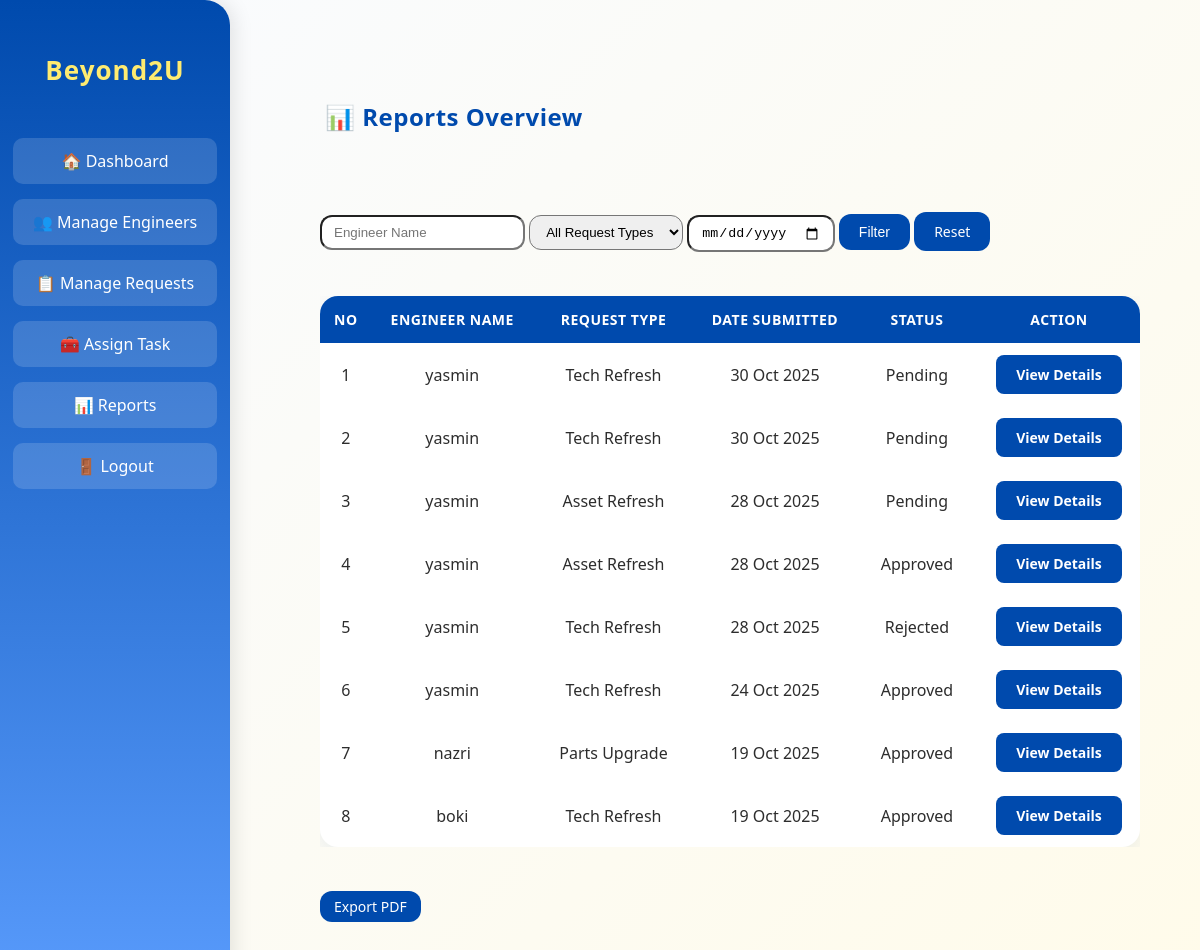
Screenshot of /beyond2u/dashboard/teamlead/reports/ (signed in) with the database file from the repository.
### inventorySystem/models.py (models this page shows, shortened)
class User(AbstractUser):
    ROLE_CHOICES = [
        ('TeamLead', 'Team Lead'),
        ('SystemEngineer', 'System Engineer'),
    ]
    role = models.CharField(max_length=20, choices=ROLE_CHOICES, default='SystemEngineer')

class Request(models.Model):
    TYPE_CHOICES = [
        ('Asset Refresh', 'Asset Refresh'),
        ('Parts Upgrade', 'Parts Upgrade'),
        ('Tech Refresh', 'Tech Refresh'),
    ]
    STATUS_CHOICES = [
        ('Pending', 'Pending'),
        ('Approved', 'Approved'),
        ('Rejected', 'Rejected'),
    ]
    FORMAT_STATUS_CHOICES = [
        ('Formatted', 'Formatted'),
        ('Not Formatted', 'Not Formatted'),
    ]
    UPLOAD_STATUS_CHOICES = [
        ('Uploaded', 'Uploaded'),
        ('Not Yet', 'Not Yet'),
    ]
    engineer = models.ForeignKey(settings.AUTH_USER_MODEL, on_delete=models.CASCADE)
    type = models.CharField(max_length=50, choices=TYPE_CHOICES)
    location = models.CharField(max_length=100)
    user = models.CharField(max_length=100)
    old_barcode = models.CharField(max_length=100, blank=True, null=True)
    new_barcode = models.CharField(max_length=100, blank=True, null=True)
    old_serial = models.CharField(max_length=100, blank=True, null=True)
    new_serial = models.CharField(max_length=100, blank=True, null=True)
    old_ip = models.GenericIPAddressField(blank=True, null=True)
    new_ip = models.GenericIPAddressField(blank=True, null=True)
    new_mac = models.CharField(max_length=50, blank=True, null=True)
    old_hostname = models.CharField(max_length=100, blank=True, null=True)
    new_hostname = models.CharField(max_length=100, blank=True, null=True)
    start_time = models.DateTimeField(blank=True, null=True)
    end_time = models.DateTimeField(blank=True, null=True)
    rescheduled_date = models.DateField(blank=True, null=True)
    status = models.CharField(max_length=20, choices=STATUS_CHOICES, default='Pending')
    format_status = models.CharField(max_length=20, choices=FORMAT_STATUS_CHOICES, blank=True, null=True)
    upload_status = models.CharField(max_length=20, choices=UPLOAD_STATUS_CHOICES, default='Not Yet')
    reason_not_formatted = models.TextField(blank=True, null=True)
    reason_not_uploaded = models.TextField(blank=True, null=True)
    remarks = models.TextField(blank=True, null=True)
    proof = models.FileField(upload_to='', blank=True, null=True)
    assigned_approver = models.ForeignKey(
        settings.AUTH_USER_MODEL,
        related_name='approver_requests',
        on_delete=models.SET_NULL,
        null=True,
        blank=True
    )
    created_at = models.DateTimeField(auto_now_add=True)
    updated_at = models.DateTimeField(auto_now=True)

### inventorySystem/views.py (the view, shortened to what this page needs)
# urls.py: path('dashboard/teamlead/reports/', views.reports, name='reports'),
@require_role('TeamLead')
def reports(request):
    engineer_name = request.GET.get('engineer_name', '').strip()
    request_type = request.GET.get('request_type', '').strip()
    date_filter = request.GET.get('start_date', '').strip()
    request_list = []
    reqs = Request.objects.filter(status__in=['Approved', 'Pending', 'Rejected']).order_by('-created_at')
    for r in reqs:
        request_list.append({
            'id': r.id,
            'engineer_name': r.engineer.username if r.engineer else "N/A",
            'request_type': r.type or "General Request",
            'date_submitted': r.created_at.date(),
            'status': r.status,
        })
    techs = TechRefreshRequest.objects.filter(status__in=['Approved', 'Pending', 'Rejected']).order_by('-submitted_at')
    if engineer_name:
        request_list = [r for r in request_list if engineer_name.lower() in r['engineer_name'].lower()]
    if request_type:
        request_list = [r for r in request_list if r['request_type'].lower() == request_type.lower()]
    if date_filter:
        request_list = [r for r in request_list if str(r['date_submitted']) == date_filter]
    request_list.sort(key=lambda x: x['date_submitted'], reverse=True)
    context = {
        'requests': request_list,
        'engineer_name': engineer_name,
        'request_type': request_type,
        'start_date': date_filter,
    }
    return render(request, 'reports.html', context)

### inventorySystem/views.py (called while the page is built, shortened)
def require_role(role):
    def decorator(view_func):
        @wraps(view_func)
        @login_required(login_url='login')
        def _wrapped(request, *args, **kwargs):
            return view_func(request, *args, **kwargs)
        return _wrapped
    return decorator

### inventorySystem/templates/reports.html (shortened to what this page needs)
{% extends 'base.html' %}
{% load static %}
{% block content %}
<div class="reports-container">
  <h2 class="reports-title">📊 Reports Overview</h2>
  <br>
  <br>
<form method="get" class="d-flex justify-content-end align-items-center gap-2 mb-4 flex-wrap">
  <input type="text" name="engineer_name" class="form-control" placeholder="Engineer Name" value="{{ engineer_name }}" style="max-width: 180px;">
  <select name="request_type" class="form-select" style="max-width: 180px;">
    <option value="">All Request Types</option>
  </select>
  <input type="date" name="start_date" class="form-control" value="{{ start_date }}" style="max-width: 170px;">
  <button type="submit" class="btn btn-primary btn-sm rounded-pill px-3">Filter</button>
  <a href="{% url 'reports' %}" class="btn btn-secondary btn-sm rounded-pill px-3">Reset</a>
</form>
<br>
<br>
<div class="table-wrapper mt-4">
  <div style="overflow-x:auto;">
    <table class="table table-bordered text-center">
      <thead class="table-primary">
        <tr>
          <th style="width:5%;">No</th>
          <th style="width:20%;">Engineer Name</th>
          <th style="width:20%;">Request Type</th>
          <th style="width:20%;">Date Submitted</th>
          <th style="width:15%;">Status</th>
          <th style="width:20%;">Action</th>
        </tr>
      </thead>
      <tbody>
        {% for req in requests %}
        <tr>
          <td>{{ forloop.counter }}</td>
          <td>{{ req.engineer_name }}</td>
          <td>{{ req.request_type }}</td>
          <td>{{ req.date_submitted|date:"d M Y" }}</td>
          <td>
            {% if req.status == 'Approved' %}
              <span class="badge bg-success">Approved</span>
            {% elif req.status == 'Pending' %}
              <span class="badge bg-warning text-dark">Pending</span>
            {% else %}
              <span class="badge bg-danger">Rejected</span>
            {% endif %}
          </td>
          <td>
            <a href="{% url 'report_details' req.id %}" class="btn btn-outline-primary btn-sm rounded-pill">
              View Details
            </a>
          </td>
        </tr>
        {% empty %}
        <tr>
          <td colspan="6" class="text-muted text-center">No approved requests found.</td>
        </tr>
        {% endfor %}
      </tbody>
    </table>
  </div>
</div>
<br>
<br>
<div class="export-buttons">
  <a href="{% url 'export_requests_pdf' %}?engineer_name={{ engineer_name }}&request_type={{ request_type }}&start_date={{ start_date }}"
     class="btn btn-danger btn-sm me-2">
     Export PDF
  </a>
</div>
</div>
{% endblock %}

### inventorySystem/templates/base.html (style rules this page uses)
body { margin: 0; font-family: 'Segoe UI', sans-serif; background: linear-gradient(135deg, #f9fbff, #fffbea); color: #2d2d2d; }
.btn { background-color: #004aad; color: #fff; padding: 10px 20px; border: none; border-radius: 8px; text-decoration: none; font-weight: 600; cursor: pointer; transition: all 0.3s ease; display: inline-block; font-size: 14px; }

### inventorySystem/templates/reports.html (style rules this page uses)
form .form-control, form .form-select { border-radius: 12px; padding: 8px 12px; }
form .btn { border-radius: 12px; font-weight: 500; }
.reports-container { max-width: 1200px; margin: 0 auto; padding: 40px 20px; }
.reports-title { font-weight: 700; color: #004aad; text-align: left; margin-bottom: 35px; letter-spacing: 0.5px; margin-left: 5px; }
.table-wrapper { background-color: transparent; box-shadow: none; border: none; padding: 0; }
.table td, .table th { vertical-align: middle; text-align: center; }
.table { border-collapse: collapse; width: 100%; background-color: white; border-radius: 18px; overflow: hidden; box-shadow: 0 6px 20px rgba(0, 74, 173, 0.08); }
.table thead th { background-color: #004aad; color: white; text-transform: uppercase; font-size: 14px; letter-spacing: 0.5px; padding: 14px; }
.table tbody td { padding: 12px 14px; vertical-align: middle; }
.export-buttons .btn { border-radius: 12px; font-weight: 500; padding: 6px 14px; transition: all 0.2s ease; }
form input, form select { border-radius: 12px; padding: 8px 12px; }
form button { border-radius: 12px; padding: 6px 14px; font-weight: 500; }

### rows the page displays
User: engineer_name "yasmin" "yasmin" "yasmin" "yasmin" "yasmin" "yasmin"
Request: request_type "Tech Refresh"
Request: request_type "Tech Refresh"
Request: request_type "Asset Refresh"
Request: request_type "Asset Refresh"
Request: request_type "Tech Refresh"
Request: request_type "Tech Refresh"
User: engineer_name "nazri"
Request: request_type "Parts Upgrade"
User: engineer_name "boki"
Request: request_type "Tech Refresh"

### other values shown
{{ req.date_submitted|date:"d M Y" }} "30 Oct 2025" "30 Oct 2025" "28 Oct 2025" "28 Oct 2025" "28 Oct 2025" "24 Oct 2025" "19 Oct 2025" "19 Oct 2025"
